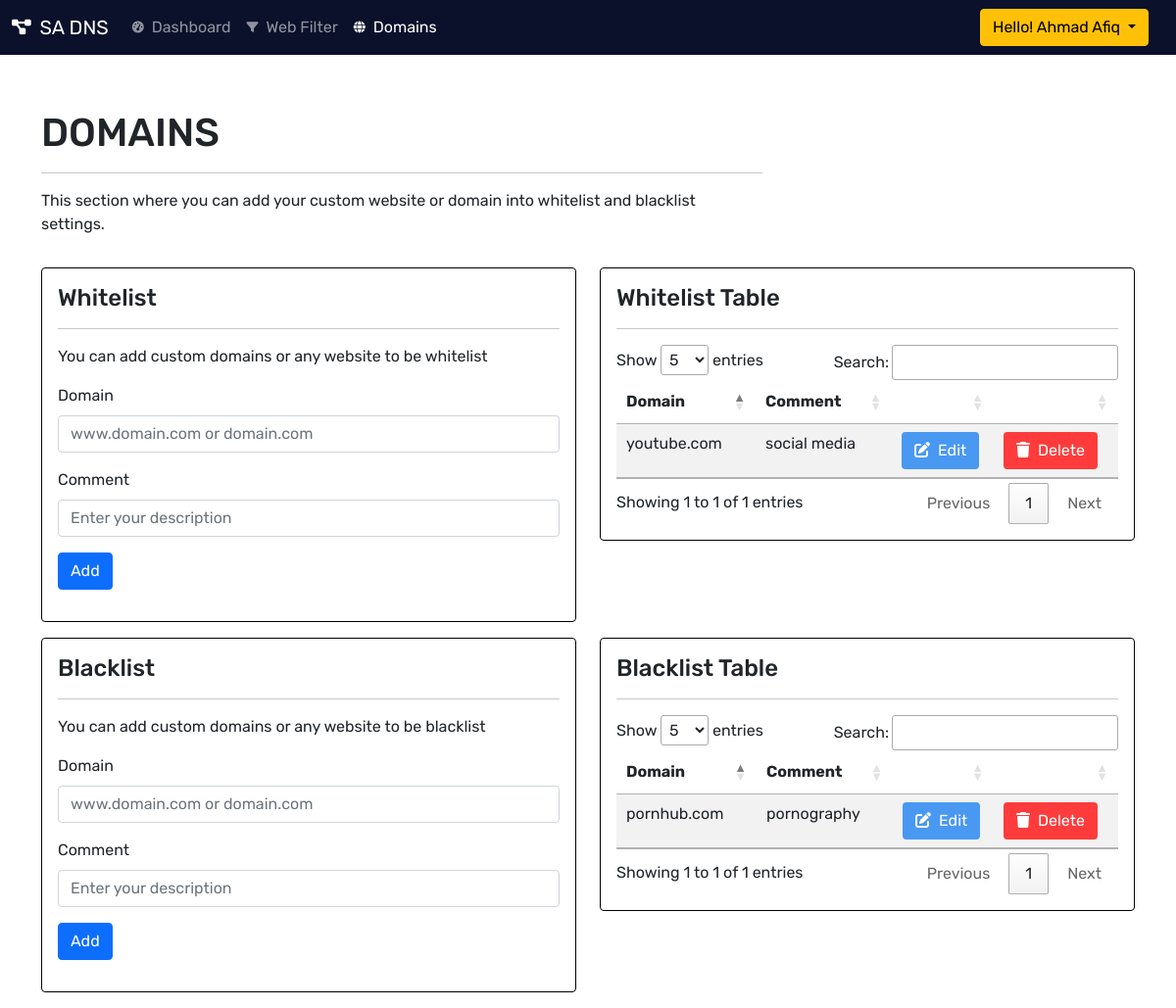
Page /dashboard/domains/ (signed in) on the earlier database version.
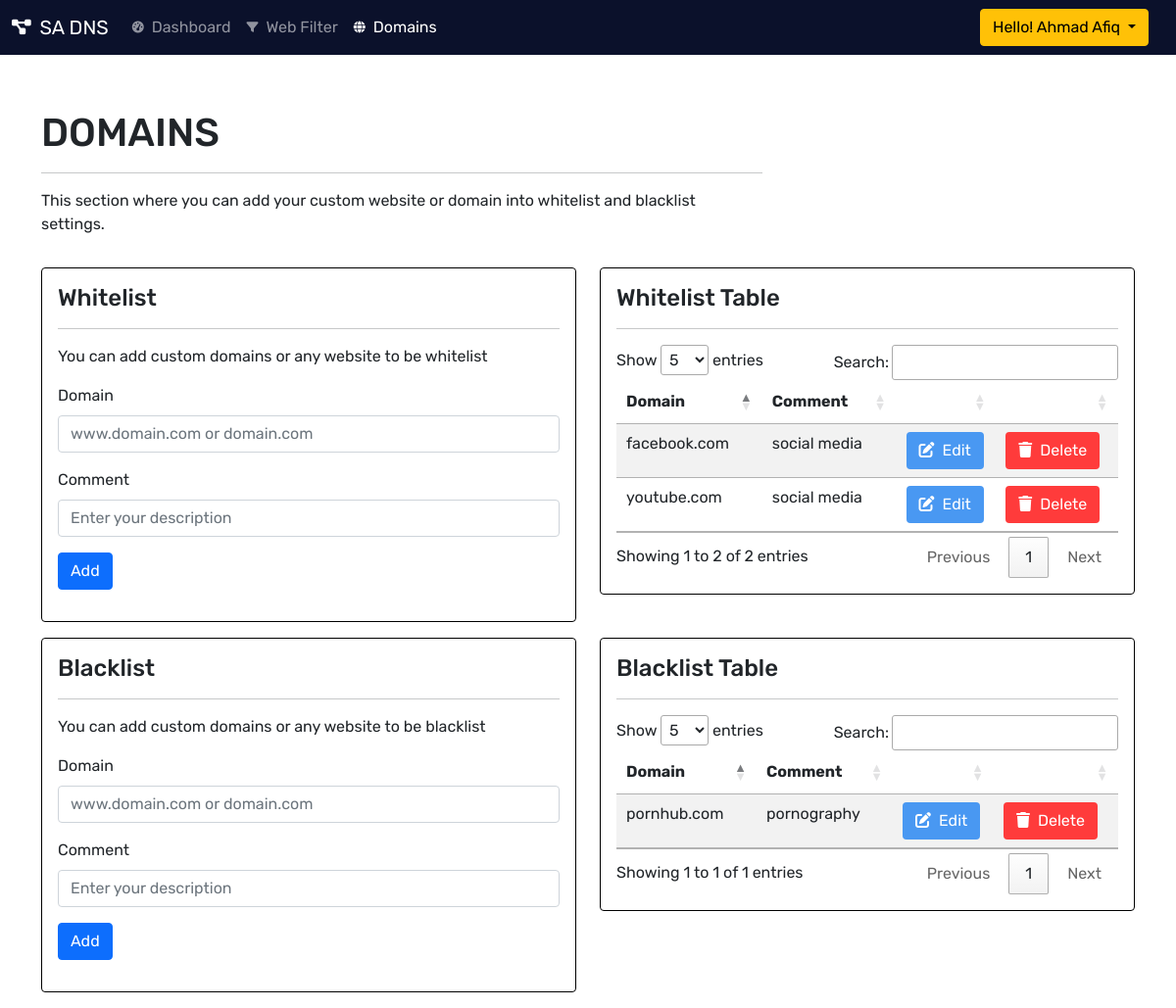
Same page on the later database version.
### dashboard/models.py (models this page shows, shortened)
class Whitelist(models.Model):
    id = models.UUIDField(
        default=uuid.uuid4, unique=True, primary_key=True, editable=False
    )
    owner = models.ForeignKey(Profile,on_delete=models.CASCADE, null=True, blank=True)
    wl_domain = models.CharField(max_length=500)
    wl_comment = models.TextField(null=True, blank=True)
    created = models.DateTimeField(auto_now_add=True)

class Blacklist(models.Model):
    id = models.UUIDField(
        default=uuid.uuid4, unique=True, primary_key=True, editable=False
    )
    owner = models.ForeignKey(Profile,on_delete=models.CASCADE, null=True, blank=True)
    bl_domain = models.CharField(max_length=500)
    bl_comment = models.TextField(null=True, blank=True)
    created = models.DateTimeField(auto_now_add=True)

### dashboard/views.py (the view, shortened to what this page needs)
# urls.py: path('domains/', views.domains),
@login_required(login_url="login")
def domains(request):
    profile = request.user.profile
    name = request.user.first_name
    form_whitelist = WhitelistForm(instance=profile)
    form_blacklist = BlacklistForm(instance=profile)
    tempdomain = profile.domain_set.all()
    testurl = 'youtube.com'
    for x in tempdomain:
        if testurl in x.domain:
            item = Domain.objects.get(id=x.id)
            print('The frequency for this domain is: ' + str(item.freq))
        else:
            print(False)
    print(tempdomain)
    domain_whitelist = profile.whitelist_set.all()
    domain_blacklist = profile.blacklist_set.all()
    context = {
        'domain_whitelist' : domain_whitelist,
        'domain_blacklist' : domain_blacklist,
        'name' : name,
    }
    return render(request, 'dashboard/domains.html', context)

### dashboard/models.py (called while the page is built)
    def __str__(self):
        return self.domain

### dashboard/templates/dashboard/domains.html (shortened to what this page needs)
{% include 'main-dashboard.html' %}
{% block content %}
<nav class="navbar navbar-expand-md navbar-dark">
<div class="container-fluid">
    <a class="navbar-brand" href="{% url 'home' %}">
        <i class="me-1 fas fa-project-diagram fa-sm"></i> SA DNS
    </a>
    <div class="collapse navbar-collapse" id="navbarCollapse">
        <ul class="navbar-nav me-auto mb-2 mb-md-0">
            <li class="nav-item">
                <a class="nav-link" aria-current="page" href="{% url 'dashboard' %}">
                    <i class="me-2 fas fa-tachometer-alt fa-xs"></i>Dashboard
                </a>
            </li>
            <li class="nav-item">
                <a class="nav-link" aria-current="page" href="{% url 'webfilter' %}">
                    <i class="me-2 fas fa-filter fa-xs"></i>Web Filter
                </a>
            </li>
            <li class="nav-item">
                <a class="nav-link active" aria-current="page" href="{% url 'domains' %}">
                    <i class="me-2 fas fa-globe fa-xs"></i>Domains
                </a>
            </li>
        </ul>
        <div class="dropdown me-3">
            <button class="btn btn-warning dropdown-toggle" type="button" id="dropdownMenuButton1" data-bs-toggle="dropdown" aria-expanded="false">
                Hello! {{name}}
            </button>
        </div>
    </div>
</div>
</nav>
<main>
<div class="container mt-2">
    <div class="row mb-3 pt-5">
        <div class="col-md-8">
            <div class="">
                <h1>DOMAINS</h1>
                <hr>
                <p>This section where you can add your custom website or domain into whitelist and blacklist settings.</p>
            </div>
        </div>
    </div>
</div>
<div class="container">
    <div class="row mb-3">
        <div class="col-md-6">
            <div class="card">
                <div class="card-body">
                    <h4 class="card-title">Whitelist</h4>
                    <hr>
                    <p class="card-text">
                        You can add custom domains or any website to be whitelist
                    </p>
                    <form action="{% url 'domains' %}" method="POST">
                        <div class="mb-3">
                            <label for="formGroupExampleInput" class="form-label">Domain</label>
                            <input type="text" class="form-control" name="wl_domain" id="formGroupExampleInput" placeholder="www.domain.com or domain.com">
                        </div>
                        <div class="mb-3">
                            <label for="formGroupExampleInput2" class="form-label">Comment</label>
                            <input type="text" class="form-control" name="wl_comment" id="formGroupExampleInput2" placeholder="Enter your description">
                        </div>
                        <button type="submit" name="button1" class="btn btn-primary mb-3">Add</button>
                    </form>
                </div>
            </div>
        </div>
        <div class="col-md-6">
            <div class="card">
                <div class="card-body table-responsive">
                    <h4 class="card-title">Whitelist Table</h4>
                    <hr>
                    <table id="whitelist" class="table table-striped" style="width:100%">
                        <thead>
                            <tr>
                                <th>Domain</th>
                                <th>Comment</th>
                                <th></th>
                                <th></th>
                            </tr>
                        </thead>
                        <tbody>
                            {% for x in domain_whitelist %}
                            <tr>
                                <td>{{ x.wl_domain }}</td>
                                <td>{{ x.wl_comment }}</td>
                                <td>
                                    <a href="{% url 'edit_wdomain' x.id %}">
                                        <button class="btn btn-edit text-white">
                                            <i class="fas fa-edit me-2"></i>Edit
                                        </button>
                                    </a>
                                </td>
                                <td>
                                    <a href="{% url 'delete_wdomain' x.id %}">
                                        <button class="btn btn-delete text-white">
                                        <i class="fas fa-trash me-2"></i>Delete
                                    </button>
                                    </a>
                                </td>
                            </tr>
                            {% endfor %}
                        </tbody>
                    </table>
                </div>
            </div>
        </div>
    </div>
</div>
<div class="container">
    <div class="row mb-3">
        <div class="col-md-6">
            <div class="card">
                <div class="card-body">
                    <h4 class="card-title">Blacklist</h4>
                    <hr>
                    <p class="card-text">
                        You can add custom domains or any website to be blacklist
                    </p>
                    <form action="{% url 'domains' %}" method="POST">
                        <div class="mb-3">
                            <label for="formGroupExampleInput" class="form-label">Domain</label>
                            <input type="text" class="form-control" name="bl_domain" id="formGroupExampleInput" placeholder="www.domain.com or domain.com">
                        </div>
                        <div class="mb-3">
                            <label for="formGroupExampleInput2" class="form-label">Comment</label>
                            <input type="text" class="form-control" name="bl_comment" id="formGroupExampleInput2" placeholder="Enter your description">
                        </div>
                        <button type="submit" name="button2" class="btn btn-primary mb-3">Add</button>
                    </form>
                </div>
            </div>
        </div>
        <div class="col-md-6">
            <div class="card">
                <div class="card-body table-responsive">
                    <h4 class="card-title">Blacklist Table</h4>
                    <hr>
                    <table id="blacklist" class="table table-striped" style="width:100%">
                        <thead>
                            <tr>
                                <th>Domain</th>
                                <th>Comment</th>
                                <th></th>
                                <th></th>
                            </tr>
                        </thead>
                        <tbody>
                            {% for y in domain_blacklist %}
                            <tr>
                                <td>{{ y.bl_domain }}</td>
                                <td>{{ y.bl_comment }}</td>
                                <td>
                                    <a href="{% url 'edit_bdomain' y.id %}">
                                        <button class="btn btn-edit text-white">
                                            <i class="fas fa-edit me-2"></i>Edit
                                        </button>
                                    </a>
                                </td>
                                <td>
                                    <a href="{% url 'delete_bdomain' y.id %}">
                                        <button class="btn btn-delete text-white">
                                        <i class="fas fa-trash me-2"></i>Delete
                                    </button>
                                    </a>
                                </td>
                            </tr>
                            {% endfor %}
                        </tbody>
                    </table>
                </div>
            </div>
        </div>
    </div>
</div>
</main>
{% endblock content %}

### templates/main-dashboard.html (shortened to what this page needs)
<!doctype html>
{% load static %}
<html lang="en">
<head>
    <link href="https://cdn.jsdelivr.net/npm/bootstrap@5.1.3/dist/css/bootstrap.min.css" rel="stylesheet">
    <link href="{% static 'styles/style.css' %}" rel="stylesheet">
    <link href="{% static 'styles/grid.css' %}" rel="stylesheet">
    <link rel="stylesheet" type="text/css" href="https://cdn.datatables.net/1.11.3/css/jquery.dataTables.css">
</head>
<body class="">
</body>
</html>

### static/styles/style.css (style rules this page uses)
:root { --main-color: #0E345E; --color-dark: #0b112b; --text-main: #808E9E; --text-white: white; --backgroud-content: #4998F2; --sidebar-color: #0E345E; }
* { padding: 0; margin: 0; box-sizing: border-box; list-style-type: none; text-decoration: none; font-family: 'Rubik', sans-serif; }
html { scroll-behavior: smooth; }
main { background: white; }
.nav-link { color: white; }
.btn-edit { background: var(--backgroud-content); }
.btn-delete { background: #ff3b3b; }
.navbar { background: var(--color-dark); }
.table-responsive { width: 100%; overflow-x: auto; }
.card { border: 1px solid black; }
.dropdown-toggle { outline: 0; }

Differences in the rows shown:
added Whitelist: wl_domain "facebook.com", wl_comment "social media"
Other differences:
text written by a page script: "Show entries Search: Showing 1 to 1 of 1 entries Previous 1 Next" → "Show entries Search: Showing 1 to 2 of 2 entries Previous 1 Next"
